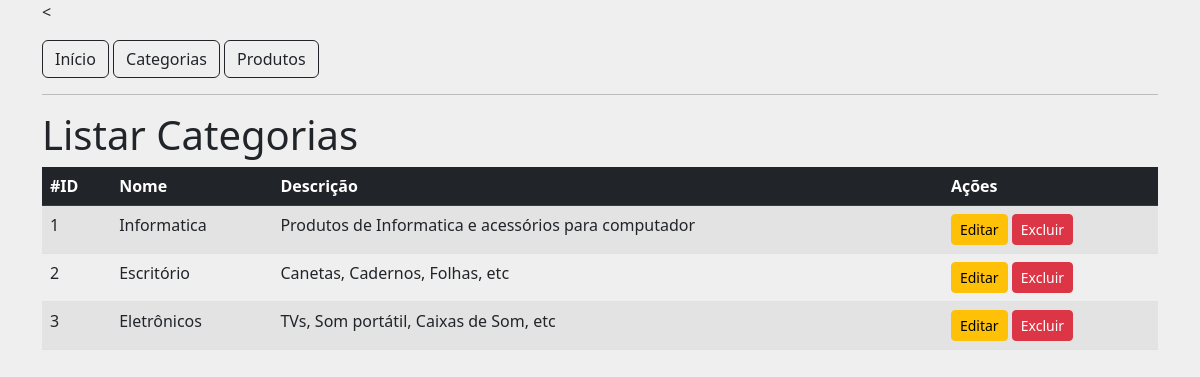
Screenshot of /categorias with the database file from the repository.
### tables this page shows
CREATE TABLE tb_category (
    id INT(11) NOT NULL PRIMARY KEY AUTO_INCREMENT,
    name VARCHAR(30) NOT NULL ,
    description VARCHAR(100) NOT NULL
);

### src/Controller/AbstractController.php (called while the page is built, shortened)
<?php
abstract class AbstractController
{
    public function render(string $viewName, $data = null): void
    {
        include dirname(__DIR__).'/View/_partials/head.php';
        include dirname(__DIR__)."/View/{$viewName}.php";
        include dirname(__DIR__).'/View/_partials/footer.php';
    }
}

### src/Controller/CategoryController.php (called while the page is built, shortened)
<?php
class CategoryController extends AbstractController
{
    public function listAction(): void
    {
        $con = Connection::getConnection();
        $result = $con->prepare('SELECT * FROM tb_category');
        $result->execute();
        parent::render('category/list', $result);
    }
}

### public/index.php (called while the page is built, shortened)
<?php
$url = explode('?',$_SERVER['REQUEST_URI'])[0];
$routes = include '../config/routes.php';
$methodName = $routes[$url]['method'];
(new $controllerName())->$methodName();

### src/View/category/list.php (the view)
<h1>Listar Categorias</h1>
<table class="table table-hover table-striped">
    <thead class="table-dark">
        <tr>
            <th>#ID</th>
            <th>Nome</th>
            <th>Descrição</th>
            <th>Ações</th>
        </tr>
    </thead>
    <tbody>
        <?php
            while ($category = $data->fetch(\PDO::FETCH_ASSOC)){
                extract($category);
                echo '<tr>';
                    echo "<td>{$id}</td>";
                    echo "<td>{$name}</td>";
                    echo "<td>{$description}</td>";
                    echo "<td>
                        <a href='/categorias/editar?id={$id}' class='btn btn-warning btn-sm'>Editar</a>
                        <a href='/categorias/excluir?id={$id}' class='btn btn-danger btn-sm'>Excluir</a>
                          </td>";
                    echo '</tr>';
            }
        ?>
    </tbody>
</table>

### src/View/_partials/head.php (shortened to what this page needs)
<<!doctype html>
<html lang="pt-br">
<head>
    <link href="https://cdn.jsdelivr.net/npm/bootstrap@5.2.0-beta1/dist/css/bootstrap.min.css" rel="stylesheet">
</head>
<body class="container" style="background-color: #EFEFEF;">
<nav class="mt-3">
    <a href="/" class="btn btn-outline-dark">Início</a>
    <a href="/categorias" class="btn btn-outline-dark">Categorias</a>
    <a href="/produtos" class="btn btn-outline-dark">Produtos</a>
</nav>
<hr>

### rows the page displays
tb_category: id "1", name "Informatica", description "Produtos de Informatica e acessórios para computador"
tb_category: id "2", name "Escritório", description "Canetas, Cadernos, Folhas, etc"
tb_category: id "3", name "Eletrônicos", description "TVs, Som portátil, Caixas de Som, etc"
